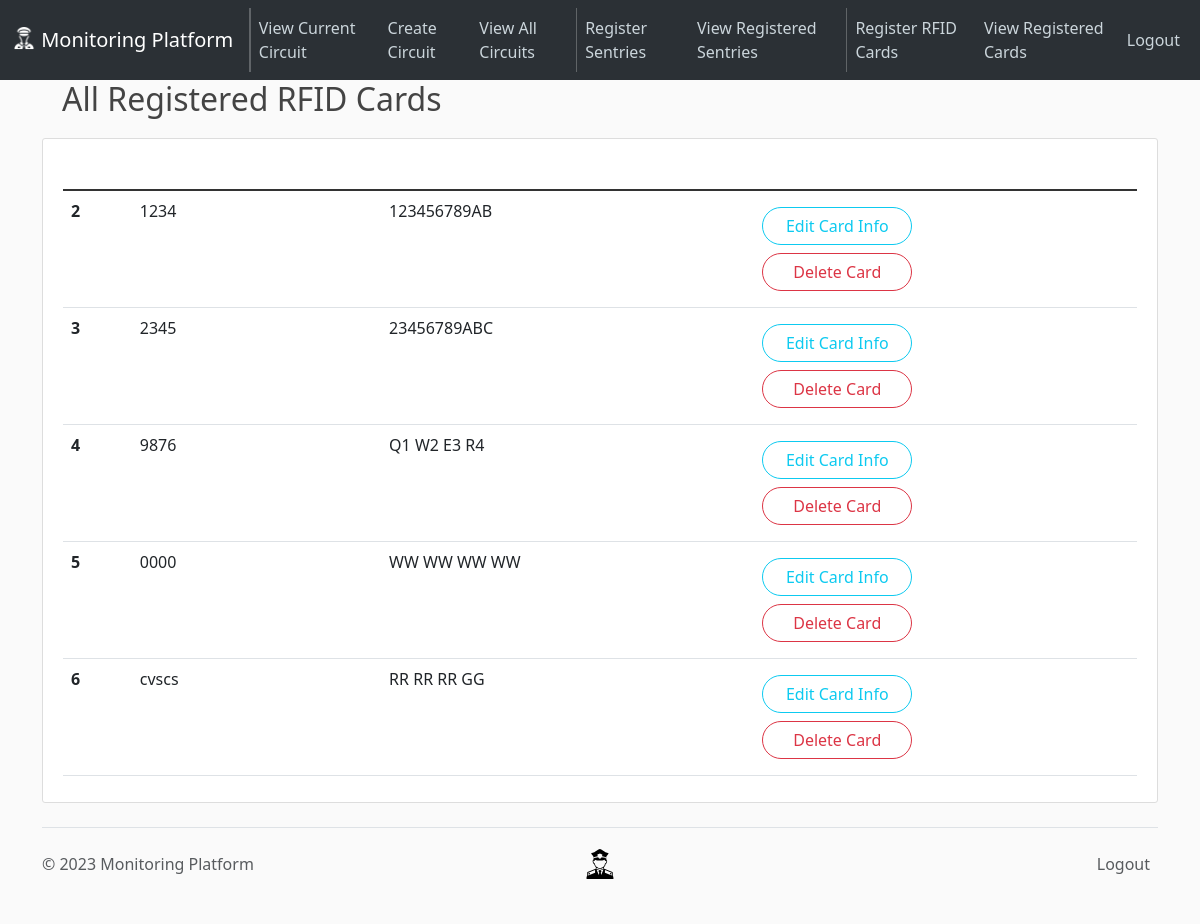
The page /cards/view (signed in) on the database as committed earlier.
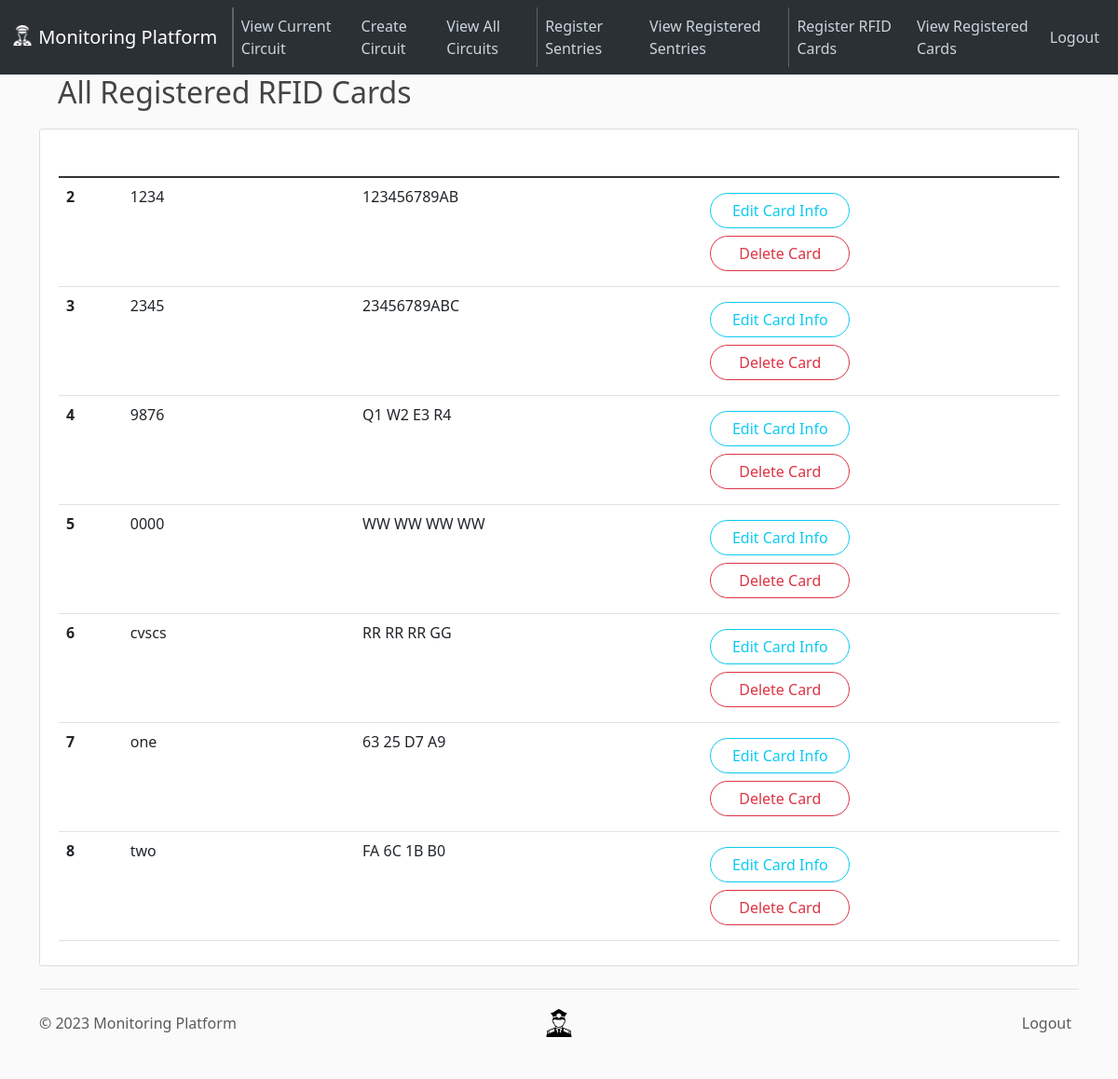
The same page on the database as committed later.
### app/models.py (models this page shows, shortened)
class Card(db.Model):
    __tablename__ = "cards"
    id = Column(Integer, primary_key=True, autoincrement=True)
    rfid_id = Column(String(11), unique=True, nullable=False)
    alias = Column(String(20), unique=True, nullable=False)

### app/routes.py (the view)
@app.route("/cards/view")
@login_required  # ensures that supervisor is logged in to access
def view_all_cards():
    cards = Card.query.all()
    return render_template("view-all-cards.html", cards=cards)

### app/models.py (called while the page is built)
@login_manager.user_loader
def load_supervisor(supervisor_id):
    return Supervisor.query.get(int(supervisor_id))

### app/templates/view-all-cards.html (shortened to what this page needs)
{% extends 'layout.html' %}{% block content %}
<h2>All Registered RFID Cards</h2>
<article class="media content-section">
  <div class="media-body">
    <table class="table">
      <thead class="bg-steel">
        <tr>
          <th scope="col" style="color: white">#</th>
          <th scope="col" style="color: white">Card Alias</th>
          <th scope="col" style="color: white">Card ID</th>
          <th scope="col" style="color: white">Card Actions</th>
        </tr>
      </thead>
      <tbody class="table-group-divider">
        {% for card in cards %}
        <tr>
          <th scope="row">{{ card.id }}</th>
          <td>{{ card.alias }}</td>
          <td>{{ card.rfid_id.upper() }}</td>
          <td class="align-middle">
            <div class="row my-2" style="width: 150px">
              <a
                class="btn btn-outline-info rounded-pill"
                href="{{ url_for('update_card', card_id=card.id) }}"
                >Edit Card Info</a
              >
            </div>
            <div class="row my-2" style="width: 150px">
              <button
                type="button"
                class="btn btn-outline-danger rounded-pill"
                data-bs-toggle="modal"
                data-bs-target="#delete-card-{{ card.id }}"
              >
                Delete Card
              </button>
            </div>
          </td>
        </tr>
        {% endfor %}
      </tbody>
    </table>
  </div>
</article>
{% endblock content %}

### app/templates/layout.html (shortened to what this page needs)
<!DOCTYPE html>
<html lang="en">
  <head>
    <link
      href="https://cdn.jsdelivr.net/npm/bootstrap@5.3.0-alpha3/dist/css/bootstrap.min.css"
      rel="stylesheet"
    />
    <link
      rel="stylesheet"
      type="text/css"
      href="{{ url_for('static', filename='main.css') }}"
    />
  </head>
  <body>
    {% include 'nav.html' %}
    <main role="main" class="container">
       {% block content %}{% endblock content %}
    </main>
    {% include 'footer.html' %}
  </body>
</html>

### app/templates/nav.html (shortened to what this page needs)
<header class="site-header">
  <nav
    class="navbar fixed-top navbar-expand-lg bg-body-tertiary"
    data-bs-theme="dark"
  >
    <div class="container-fluid">
      <a class="navbar-brand" href="{{ url_for('home') }}">
        <img
          src="{{ url_for('static', filename='nav-guard.png') }}"
          alt="Logo"
          width="24"
          height="24"
          class="d-inline-block align-text-top"
        />
        Monitoring Platform
      </a>
      <div class="collapse navbar-collapse" id="navbarSupportedContent">
        <ul class="navbar-nav me-auto mb-2 mb-lg-0">
          <li class="nav-item">
            <a
              class="nav-link active"
              aria-current="page"
              href="{{ url_for('view_current_route') }}"
              >View Current Circuit</a
            >
          </li>
          <li class="nav-item">
            <a
              class="nav-link active"
              aria-current="page"
              href="{{ url_for('create_route') }}"
              >Create Circuit</a
            >
          </li>
          <li class="nav-item">
            <a class="nav-link" href="{{ url_for('view_all_circuits') }}"
              >View All Circuits</a
            >
          </li>
          <li class="nav-item">
            <a class="nav-link" href="{{ url_for('register_sentry') }}"
              >Register Sentries</a
            >
          </li>
          <li class="nav-item">
            <a class="nav-link" href="{{ url_for('view_all_sentries') }}"
              >View Registered Sentries</a
            >
          </li>
          <li class="nav-item">
            <a class="nav-link" href="{{ url_for('register_card') }}"
              >Register RFID Cards</a
            >
          </li>
          <li class="nav-item">
            <a class="nav-link" href="{{ url_for('view_all_cards') }}"
              >View Registered Cards</a
            >
          </li>
        </ul>
        <div class="navbar-nav">
          {% if current_user.is_authenticated %}
          <a class="nav-item nav-link" href="{{ url_for('logout') }}">Logout</a>
          {% else %}
          <a class="nav-item nav-link" href="#login-form">Login</a>
        </div>
        {% endif %}
      </div>
    </div>
  </nav>
</header>

### app/templates/footer.html (shortened to what this page needs)
<div class="container">
  <footer
    class="footer d-flex flex-wrap justify-content-between align-items-center py-3 my-4 border-top"
  >
    <p class="col-md-4 mb-0 text-body-secondary">
      &copy; 2023 Monitoring Platform
    </p>
    <a
      href="/"
      class="col-md-4 d-flex align-items-center justify-content-center mb-3 mb-md-0 me-md-auto link-body-emphasis text-decoration-none"
    >
      <img
        src="{{ url_for('static', filename='guard.svg') }}"
        alt="Logo"
        width="30"
        height="30"
        class="d-inline-block align-text-top"
      />
    </a>
    {% if current_user.is_authenticated %}
    <ul class="nav col-md-4 justify-content-end">
      <li class="nav-item">
        <a
          href="{{ url_for('logout') }}"
          class="nav-link px-2 text-body-secondary"
          >Logout</a
        >
      </li>
    </ul>
    {% endif %}
  </footer>
</div>

### app/static/main.css (style rules this page uses)
body { background: #fafafa; color: #333333; margin-top: 5rem; }
h1, h2, h3, h4, h5, h6 { color: #444444; margin: 20px; }
.bg-steel { background-color: #5f788a; }
.site-header .navbar-nav .nav-link { color: #cbd5db; }
.site-header .navbar-nav .nav-link.active { font-weight: 500; }
.content-section { background: #ffffff; padding: 10px 20px; border: 1px solid #dddddd; border-radius: 3px; margin-bottom: 20px; }

Rows that differ between the two databases and show on the page:
added Card: id "7", alias "one", rfid_id "63 25 D7 A9"
added Card: id "8", alias "two", rfid_id "FA 6C 1B B0"
